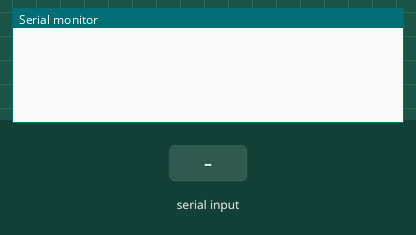
The sketch below on a simulated Arduino Uno, built with avr-gcc and run on an emulated ATmega328P. On the bench: the last lines printed to the serial monitor. Inputs (shaded band) come from the test bench.

Above: at 1.2 s.
1.3 s: "1\n" received over Serial
At 2.5 s:
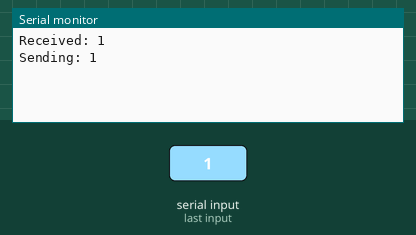
2.8 s: "0\n" received over Serial
At 3.7 s:
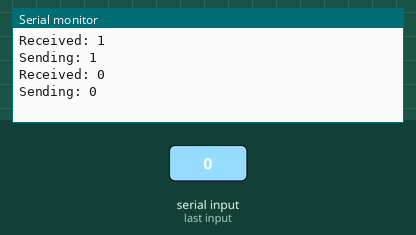
4.3 s: "2\n" received over Serial
At 4.9 s:
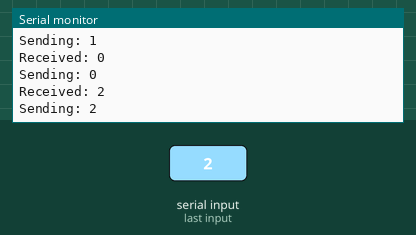

Measured:
- after the input at 1.3 s, the serial monitor: prints a new line at once (image 1)
- after the input at 2.8 s, the serial monitor: prints a new line at once (image 2)
- after the input at 4.3 s, the serial monitor: prints a new line at once (image 3)

The sketch:

sketch_v1.ino
```cpp
// Define a variable to store the received message
String message = "";

void setup() {
  // Initialize serial communication at 9600 baud rate
  Serial.begin(9600);
}

void loop() {
  // Check if there is any data available on the serial port
  if (Serial.available() > 0) {
    // Read the incoming message until a newline character is detected
    message = Serial.readStringUntil('\n');
    // Print the received message to the serial monitor
    Serial.print("Received: ");
    Serial.println(message);
    // Send the same message back over UART
    Serial.print("Sending: ");
    Serial.println(message);
  }
}
```
